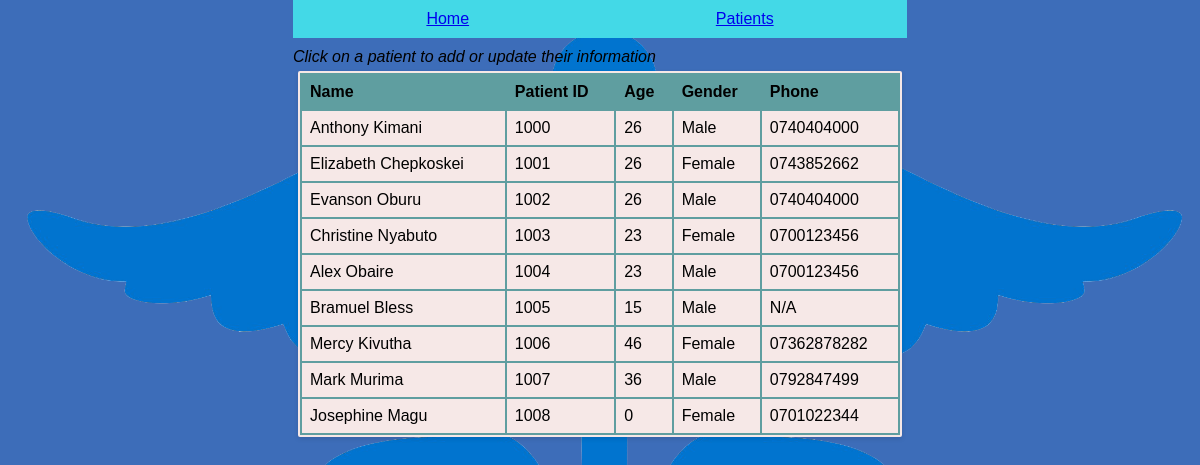
Screenshot of /doctor/new.php with the database file from the repository.
### tables this page shows
CREATE TABLE `receptionist` (
  `id` int(11) NOT NULL,
  `name` varchar(255) NOT NULL,
  `age` int(255) NOT NULL,
  `gender` varchar(20) NOT NULL,
  `phone` varchar(20) NOT NULL,
  `address` varchar(255) NOT NULL,
  `nok` varchar(255) NOT NULL,
  `nok_phone` varchar(20) NOT NULL,
  `hospbill` float NOT NULL,
  `doctor` varchar(255) NOT NULL,
  `ward` varchar(255) NOT NULL
);

### doctor/new.php (the view, shortened to what this page needs)
<?php
$connection = mysqli_connect('127.0.0.1', 'root', '', 'hospital');
$query = mysqli_query($connection, "SELECT * FROM receptionist");
?>
<body>
  <div class="header">
    <a href="/doctor/home.php">Home</a>
    <a href="/doctor/new.php">Patients</a>
  </div>
  <i>Click on a patient to add or update their information</i>
  <div class="container">
    <table>
      <thead>
        <tr>
          <th>Name</th>
          <th>Patient ID</th>
          <th>Age</th>
          <th>Gender</th>
          <th>Phone</th>
        </tr>
      </thead>
      <tbody>
        <?php foreach ($query as $row) : ?>
          <tr class="expandable-row">
            <td><?php echo $row['name'] ?></td>
            <td><?php echo $row['id'] ?></td>
            <td><?php echo $row['age'] ?></td>
            <td><?php echo $row['gender'] ?></td>
            <td><?php echo $row['phone'] ?></td>
          </tr>
        <?php endforeach; ?>
      </tbody>
    </table>
</body>

### doctor/new.php (style rules this page uses)
body { background-image: url('/logo.png'); background-size: 100%; background-color: #3d6db9; font-family: Arial, sans-serif; margin: auto; width: max-content; }
.header { display: flex; padding: 10px; justify-content: space-around; background: #43d9e7; margin-bottom: 10px; }
.container { display: flex; flex-direction: column; justify-content: center; margin: 5px; padding: 2px; background-color: #f6e8e7; border-radius: 2px; box-shadow: 0 2px 5px rgba(0, 0, 0, 0.1); }
.container { border-collapse: collapse; width: 600px; background-color: #f6e8e7; color: black; }
table { border-collapse: collapse; width: 100%; }
th, td { border: 2px solid cadetblue; padding: 8px; text-align: left; }
th { background-color: cadetblue; color: black; }

### rows the page displays
receptionist: name "Anthony Kimani", id "1000", age "26", gender "Male", phone "0740404000"
receptionist: name "Elizabeth Chepkoskei", id "1001", age "26", gender "Female", phone "0743852662"
receptionist: name "Evanson Oburu", id "1002", age "26", gender "Male", phone "0740404000"
receptionist: name "Christine Nyabuto", id "1003", age "23", gender "Female", phone "0700123456"
receptionist: name "Alex Obaire", id "1004", age "23", gender "Male", phone "0700123456"
receptionist: name "Bramuel Bless", id "1005", age "15", gender "Male", phone "N/A"
receptionist: name "Mercy Kivutha", id "1006", age "46", gender "Female", phone "07362878282"
receptionist: name "Mark Murima", id "1007", age "36", gender "Male", phone "0792847499"
receptionist: name "Josephine Magu", id "1008", age "0", gender "Female", phone "0701022344"
